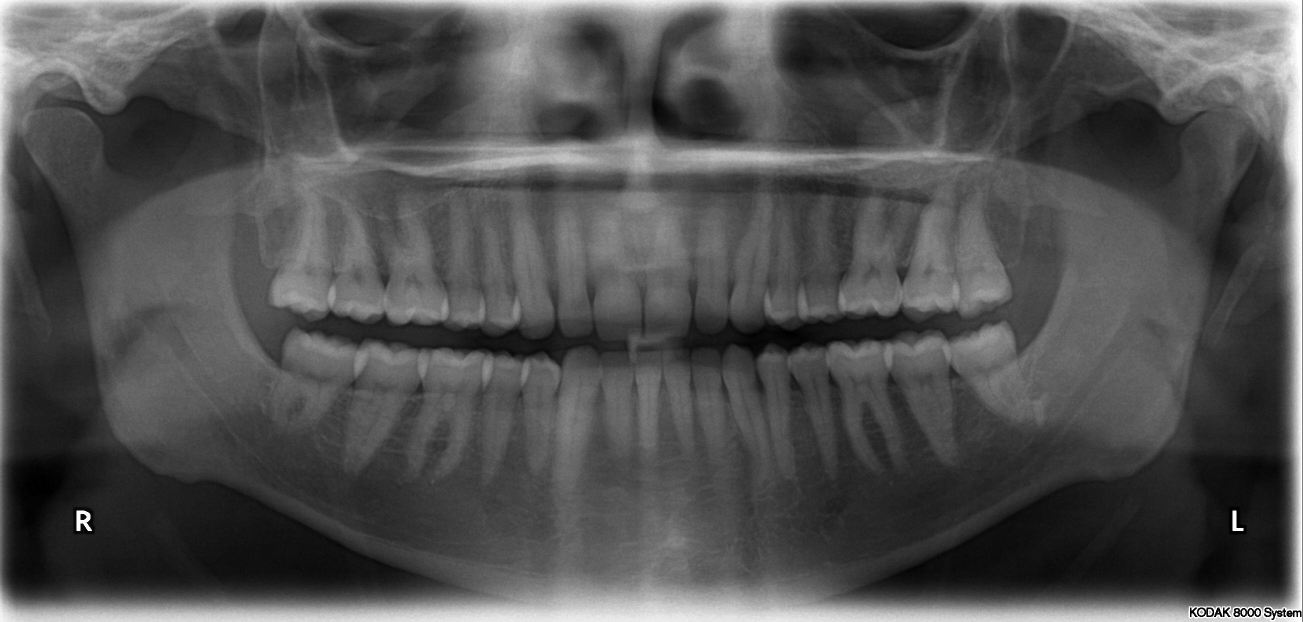
#> input picture Homework1/dental.jpg, 2606 x 1244 px (shown at 1/2 size)
$ python AHE.py
#> lines starting #> are read from the running program, lines starting #| are printed output that depends on the picture
import os.path

import cv2
import matplotlib.pyplot as plt
img_url = "dental.jpg"
if os.path.exists(img_url):
    img = cv2.imread(img_url, cv2.IMREAD_GRAYSCALE)
#> img is the input picture: shape (1244, 2606); min 0, max 255, mean 80.1

    plt.subplot(321)
    plt.imshow(img, cmap = 'gray')
    plt.title('Ảnh gốc')
    plt.axis(False)
    histg = cv2.calcHist([img], [0], None, [256], [0, 256])
#> histg = 256 values, max 38899 at index 89, min 307 at index 248, mean 12663.5
    plt.subplot(322)
    plt.plot(histg)


    clahe8_8 = cv2.createCLAHE(tileGridSize=(8,8))
    img_ahe_8_8 = clahe8_8.apply(img)
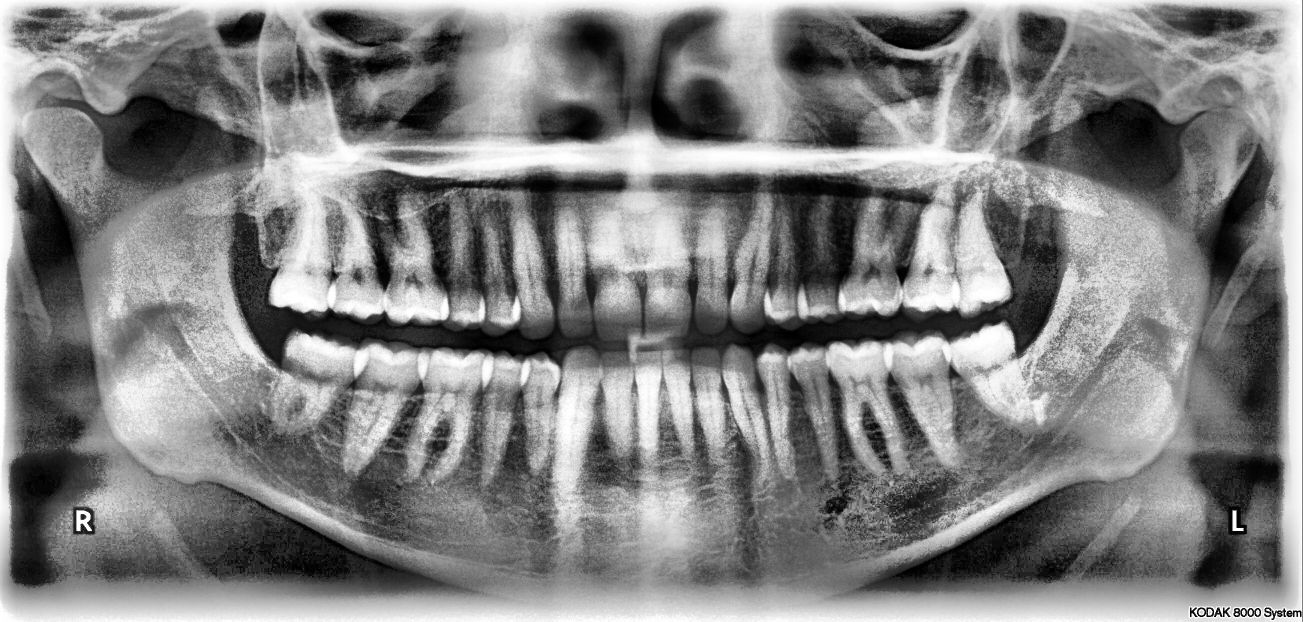
#> img_ahe_8_8: shape (1244, 2606) (shown at 1/2 size); min 0, max 255, mean 128.9
    plt.subplot(323)
    plt.imshow(img_ahe_8_8, cmap = 'gray')
    plt.title('Ảnh với AHE có tiles 8x8')
    plt.axis(False)
    histg = cv2.calcHist([img_ahe_8_8], [0], None, [256], [0, 256])
#> histg = 256 values, max 18031 at index 118, min 1415 at index 0, mean 12663.5
    plt.subplot(324)
    plt.plot(histg)


    clahe16_16 = cv2.createCLAHE(tileGridSize=(16, 16))
    img_ahe_16_16 = clahe16_16.apply(img)
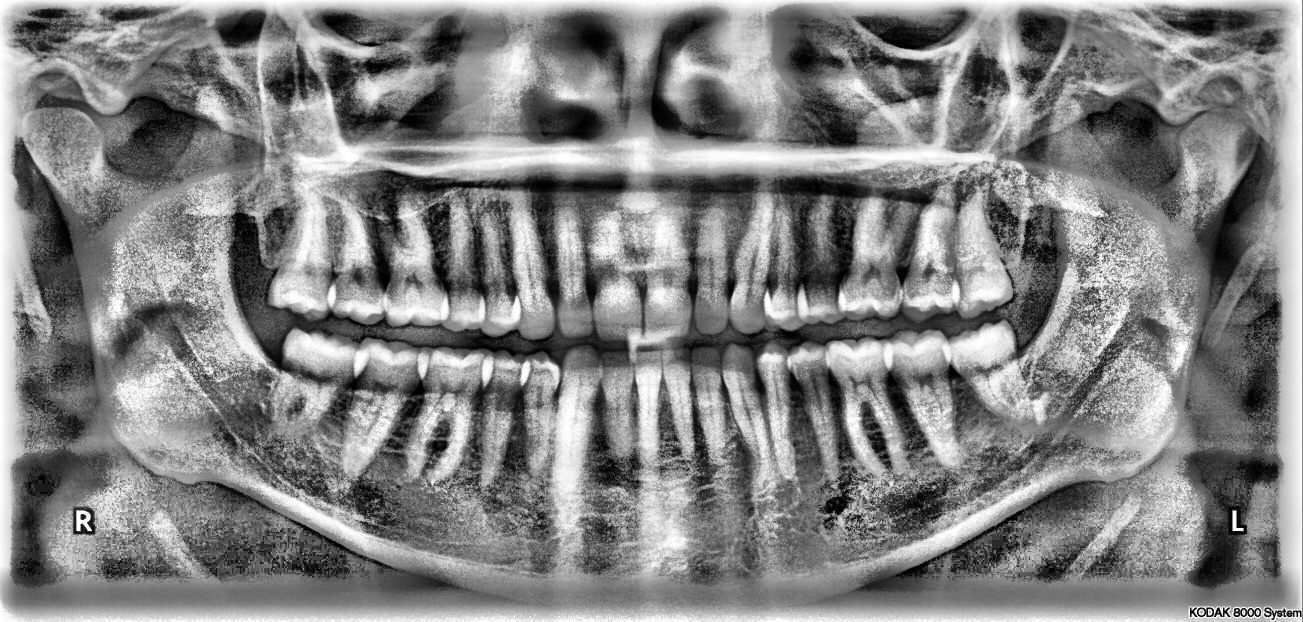
#> img_ahe_16_16: shape (1244, 2606) (shown at 1/2 size); min 0, max 255, mean 130.3
    plt.subplot(325)
    plt.imshow(img_ahe_16_16, cmap='gray')
    plt.title('Ảnh với AHE có tiles 16x16')
    plt.axis(False)
    histg = cv2.calcHist([img_ahe_16_16], [0], None, [256], [0, 256])
#> histg = 256 values, max 21813 at index 116, min 879 at index 0, mean 12663.5
    plt.subplot(326)
    plt.plot(histg)

    plt.show()
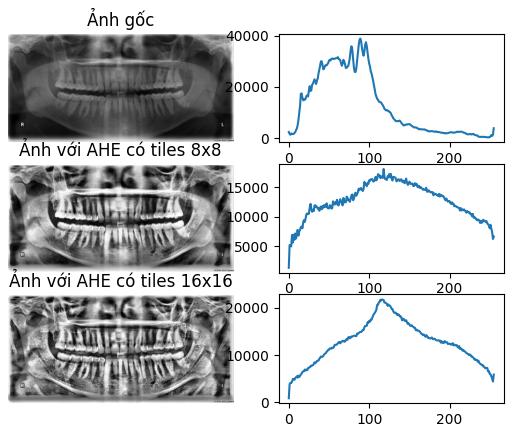
#> figure drawn by matplotlib, 6 panels; panel 2: curve peaks at x = 89, y = 38899; panel 4: curve peaks at x = 118, y = 18031; panel 6: curve peaks at x = 116, y = 21813
else:
    print("Không tìm thấy ảnh")

$ run again, with Homework1/parrot.jpg copied over Homework1/dental.jpg
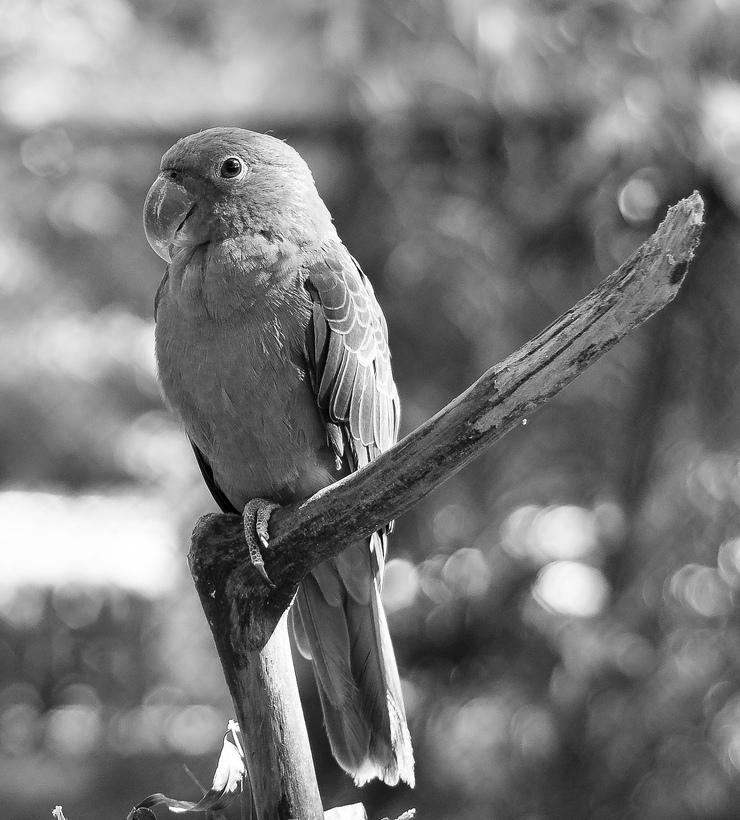
#> input picture Homework1/parrot.jpg, 740 x 820 px
#> img is the input picture: shape (820, 740); min 0, max 255, mean 121.1
#> `histg = cv2.calcHist([img], [0], None, [256], [0, 256])`: histg = 256 values, max 5869 at index 79, min 42 at index 2, mean 2370.3
#> `img_ahe_8_8 = clahe8_8.apply(img)`:
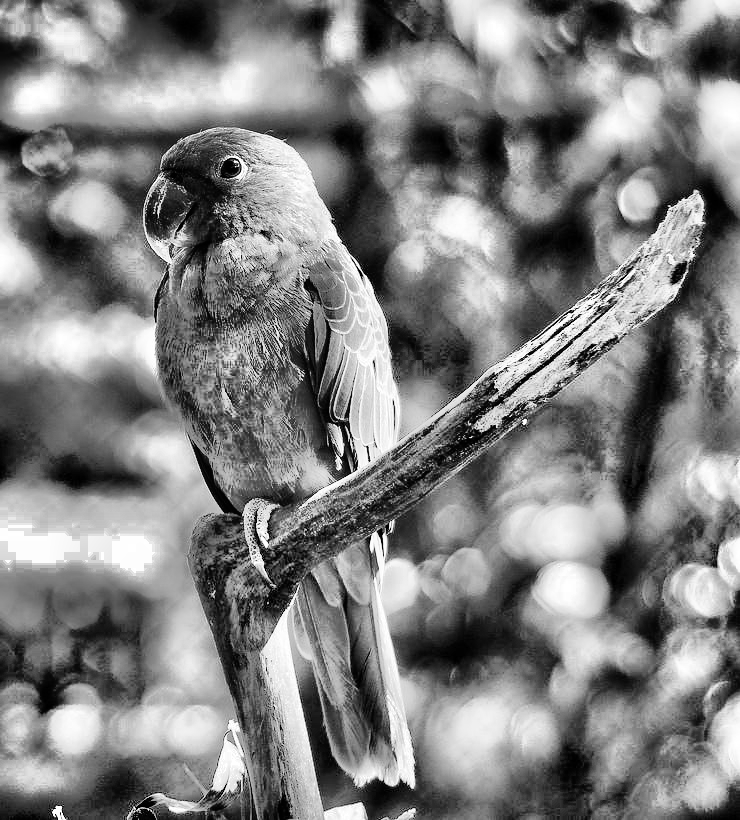
#> img_ahe_8_8: shape (820, 740); min 0, max 255, mean 129.1
#> `histg = cv2.calcHist([img_ahe_8_8], [0], None, [256], [0, 256])`: histg = 256 values, max 3108 at index 142, min 472 at index 0, mean 2370.3
#> `img_ahe_16_16 = clahe16_16.apply(img)`:
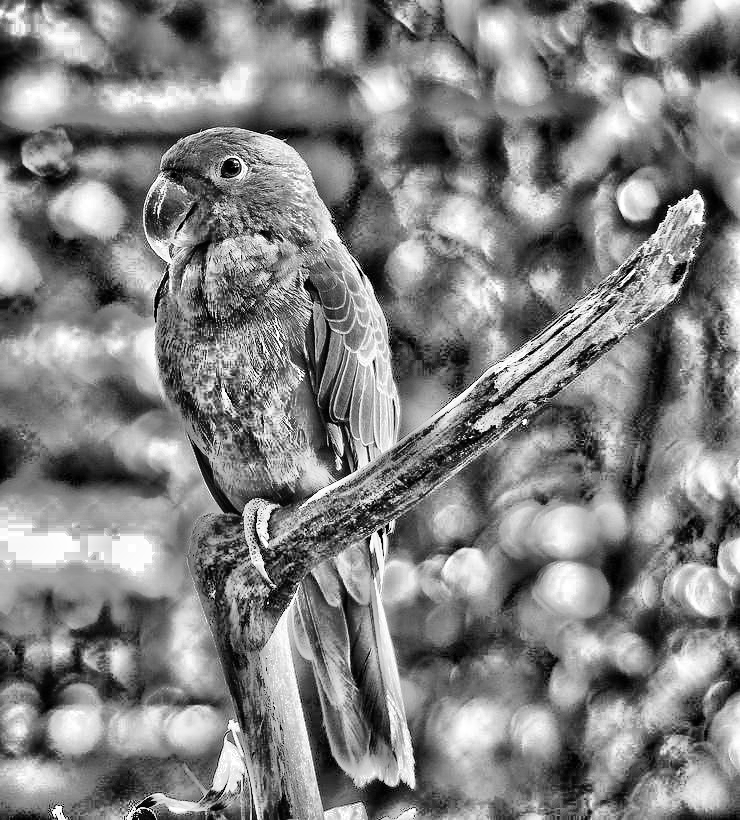
#> img_ahe_16_16: shape (820, 740); min 0, max 255, mean 130.1
#> `histg = cv2.calcHist([img_ahe_16_16], [0], None, [256], [0, 256])`: histg = 256 values, max 3549 at index 138, min 278 at index 0, mean 2370.3

$ run again, with Homework1/skull.jpg copied over Homework1/dental.jpg
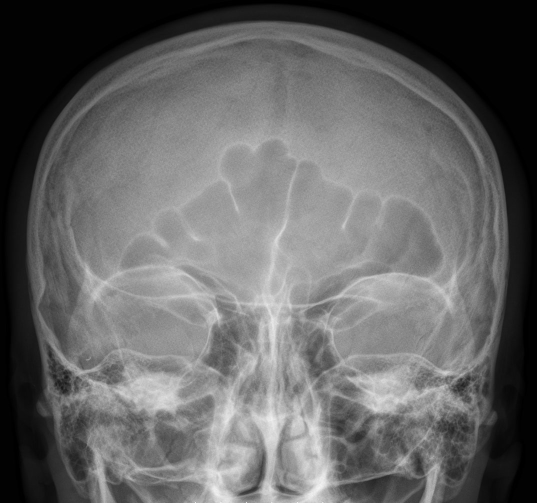
#> input picture Homework1/skull.jpg, 1074 x 1006 px (shown at 1/2 size)
#> img is the input picture: shape (1006, 1074); min 0, max 255, mean 101.7
#> `histg = cv2.calcHist([img], [0], None, [256], [0, 256])`: histg = 256 values, max 123039 at index 2, min 0 at index 247, mean 4220.5
#> `img_ahe_8_8 = clahe8_8.apply(img)`:
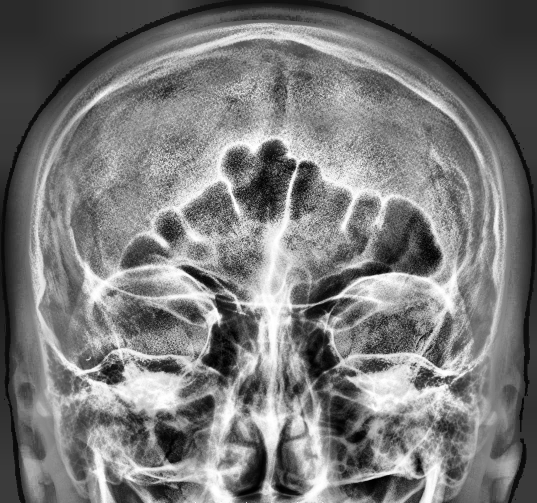
#> img_ahe_8_8: shape (1006, 1074) (shown at 1/2 size); min 0, max 255, mean 121
#> `histg = cv2.calcHist([img_ahe_8_8], [0], None, [256], [0, 256])`: histg = 256 values, max 14624 at index 58, min 122 at index 0, mean 4220.5
#> `img_ahe_16_16 = clahe16_16.apply(img)`:
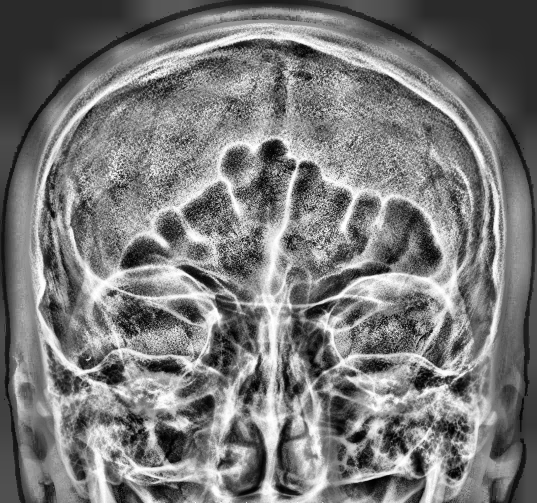
#> img_ahe_16_16: shape (1006, 1074) (shown at 1/2 size); min 0, max 255, mean 121.2
#> `histg = cv2.calcHist([img_ahe_16_16], [0], None, [256], [0, 256])`: histg = 256 values, max 35340 at index 42, min 215 at index 0, mean 4220.5
